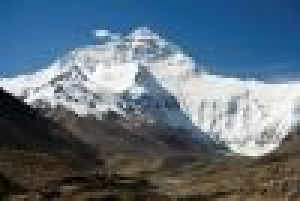
#> input picture everest_test.jpg, 100 x 67 px (shown 3 times larger)
$ python img2bin.py 5 5 5 everest_test.jpg
#> lines starting #> are read from the running program, lines starting #| are printed output that depends on the picture
"""
********************************************************************************
The following python script was taken and adapted from "EEC180 Tutorial: Creating verilog-ready bitmaps from image files". See: https://www.ece.ucdavis.edu/~bbaas/180/tutorials/image.bitmaps/
********************************************************************************
This python script requires the opencv-python module (cv2) to run.
To install this module on OSX/Linux systems, type the following in a
terminal window: pip install opencv-python

2019/06/01 Written. (Arthur Hlaing)
2019/06/03 Removed need for math module, added command line arguments. (AH)
"""

import cv2
import numpy as np
import sys
import struct
import os

if len(sys.argv) != 5:
    print("Error: required 4 arguments but provided %s arguments." % str(len(sys.argv) - 1))
    print("Usage: python img2v.py OUT_MODE SIZE_X SIZE_Y IMAGE_FILENAME > OUT_FILENAME.v" )
    print("       OUT_MODE=0      For use in a case statement" )
    print("       OUT_MODE=1      For use in an initial block" )
    print("       SIZE_X, SIZE_Y  Image will be scaled to this size in pixels" )
    print("Example: python img2v.py 0 16 16 mario.jpg > rom.v" )
    quit()
#argument 1=OUT_MODE, 2=SIZE_X, 3=SIZE_Y, 4=IMAGE_FILENAME
IMAGE_FILENAME = sys.argv[4] # input image file name
IMAGE_SHAPE = (int(sys.argv[2]),int(sys.argv[3]))
MODE = int(sys.argv[1])

def dec2bin(x, length):
    # remove "0b" from string
    tmp = bin(x)[2:]
    # append leading 0s if four binary bits are not present
    for i in range(0, length - len(tmp)):
        tmp = "0" + tmp
    return tmp
img = cv2.imread(IMAGE_FILENAME)
#> img is the input picture: shape (67, 100, 3); mean B, G, R 124.8, 111.3, 94.6

#Image shape 0 = height (e.g. 67 pixles), image shape 1 = width (e.g. 100 pixels)
#print("img shape 0 = %d shape 1 = %d", img.shape[0], img.shape[1])

if img is None:
    print("Error: %s cannot be read." % (IMAGE_FILENAME))
    quit()

# crop image to square
# if height is greater than width, crop height same length as width
if img.shape[0] > img.shape[1]:

    midpoint = int(img.shape[0]/2)
    left = midpoint-int(img.shape[1]/2)
    right = midpoint+int(img.shape[1]/2)
    img = img[left:right,:,:]

# if width is greater than height, make width same length as height
elif img.shape[1] > img.shape[0]:
    midpoint = int(img.shape[1]/2)
#> midpoint = 50
    left = midpoint-int(img.shape[0]/2)
#> left = 17
    right = midpoint+int(img.shape[0]/2)
#> right = 83
    img = img[:,left:right,:]
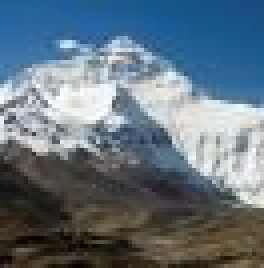
#> img: shape (67, 66, 3) (shown 4 times larger); mean B, G, R 126.9, 114.6, 98.8

# resize image to e.g. 16x16
img = cv2.resize(img, IMAGE_SHAPE)

# create output (binary) file name
infile_base = os.path.splitext(os.path.basename(IMAGE_FILENAME))[0]
bin_file_base = infile_base + "_" + str(IMAGE_SHAPE[0]) + "x" + str(IMAGE_SHAPE[1]) + ".bin"
bin_file_path = "/root/FPGALinuxVGAGraphics/vga/" + bin_file_base

addr = 0
for h in range(0, img.shape[0]):
    for w in range(0, img.shape[1]):

        # convert to RGB 565
        red = int(img[h,w,2]/8) # 5bit, 2^5=32 levels => 256/32=8 (division factor)
        grn = int(img[h,w,1]/4) # 6bit, 2^6=64 levels => 256/64=4 (division factor)
        blu = int(img[h,w,0]/8) # 5bit

        pix = (red<<(6+5)) | (grn<<5) | (blu)

       #print("img pixel = %x ", pix)

        if (addr==0):
          f = open(bin_file_path, "wb")    #create binary file
        binary_data = struct.pack('H',pix) #pack integer into 2 byte unsigned short integer
        f.write(binary_data)               #write pixel into binary file

        addr += 1
#> after the loop, addr = 25

f.close()
